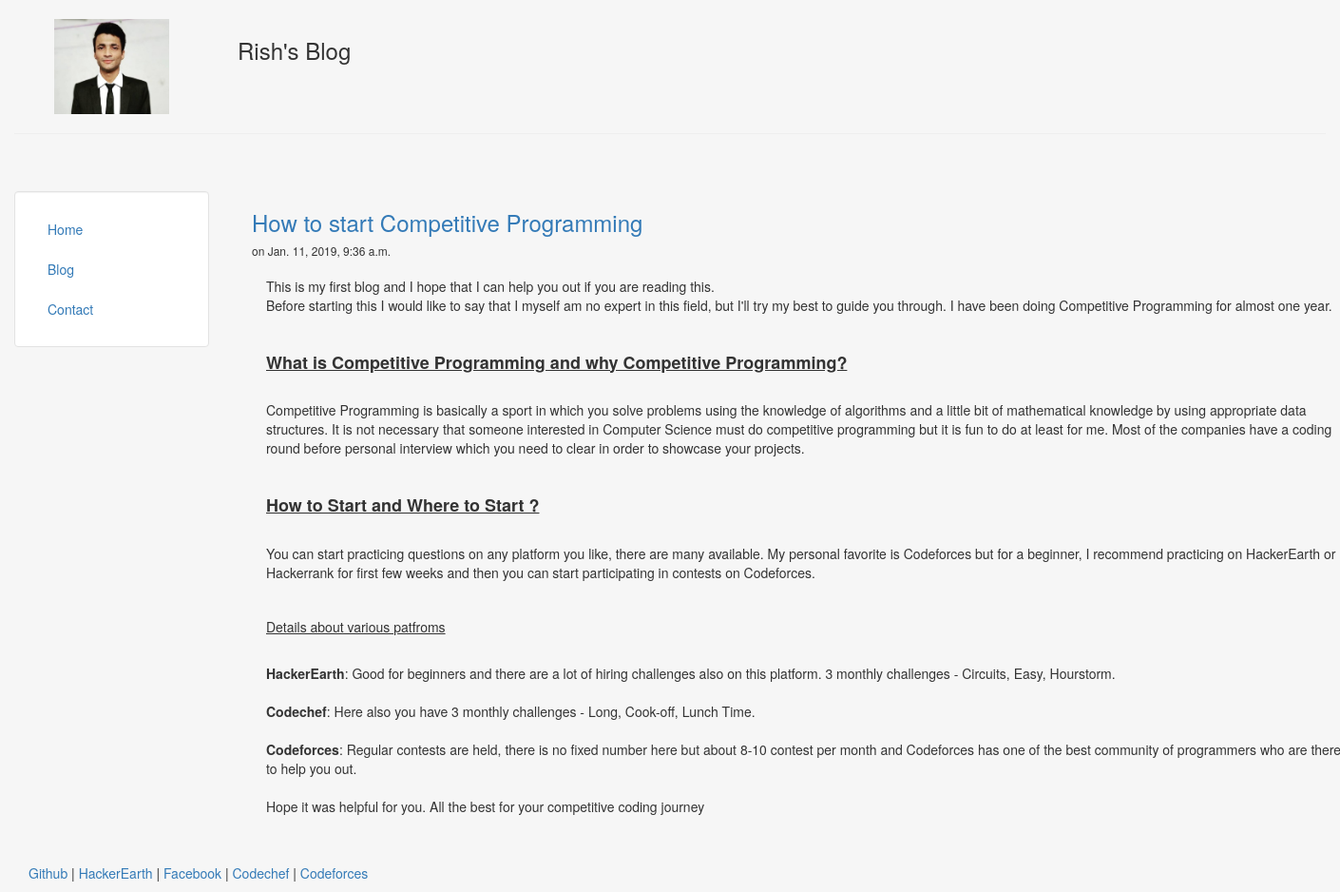
The page /blog/1 on the database its author committed.
### blog/models.py (models this page shows, shortened)
class Post(models.Model):
	title = models.CharField(max_length=140)
	body = models.TextField()
	date = models.DateTimeField()

### blog/templates/blog/post.html
{% extends "personal/header.html" %}
{% block content %}
<h3><a href="/blog/{{post.id}}">{{ post.title }}</a></h3>
<h6> on {{ post.date }}</h6>
<div class = "container">
	{{ post.body|safe|linebreaks}}
</div>
<br><br>
{% endblock %}

### personal/templates/personal/header.html (shortened to what this page needs)
<!DOCTYPE html>
<html lang="en">
<head>
	{% load staticfiles %}
	<link rel="stylesheet" href="{% static 'personal/css/bootstrap.min.css' %}" type = "text/css"/>
</head>
<body class="body" style="background-color:#f6f6f6">
	<div class="container-fluid" style="min-height:95%; ">
		<div class="row">
			  <div class="col-sm-2">
				  <br>
				  <center>
					<img src="{% static 'personal/img/profile.jpg' %}" class="responsive-img" style='max-height:100px;' alt="face">
				  </center>
			  </div>
			  <div class="col-sm-10">
				  <br>
				  <h3>Rish's Blog</h3>
				  </div>
		</div><hr>
		<div class="row">
		  <div class="col-sm-2">
		  <br>
		  <br>
			<div class="well bs-sidebar" id="sidebar" style="background-color:#fff">
			  <ul class="nav nav-pills nav-stacked">
				<li><a href='/'>Home</a></li>
				<li><a href='/blog/'>Blog</a></li>
				<li><a href='/contact/'>Contact</a></li>
			  </ul>
			</div>
		  </div>
		  <div class="col-sm-10">
			<div class='container-fluid'>
			<br><br>
			   {% block content %}
			   {% endblock %}
			</div>
		  </div>
		</div>
	</div>
	<footer>
		<div class="container-fluid" style='margin-left:15px'>
			<p><a href="https://github.com/rishabhkumar112" target="blank">Github</a> | <a href="https://www.hackerearth.com/@rishabh0305" target="blank">HackerEarth</a> | <a href="https://www.facebook.com/rishabhkumar405?ref=bookmarks" target="blank">Facebook</a> | <a href="https://www.codechef.com/users/rishkumar01" target="blank">Codechef</a> | <a href="https://codeforces.com/profile/rishabh0305" target="blank">Codeforces</a></p>
		</div>
	</footer>
</body>
</html>

### rows shown on the page
Post: title "How to start Competitive Programming", date "Jan. 11, 2019, 9:36 a.m.", body "This is my first blog and I hope that I can help you out if you are reading this. Before starting this I would like to say that I myself am no expert in this field, but I'll try my best to guide you through. I have been doing Competitive Programming for almost one year. What is Competitive Programming and why Competitive Programming? Competitive Programming is basically a sport in which you solve problems using the knowledge of algorithms and a little bit of mathematical knowledge by using appropriate data structures. It is not necessary that someone interested in Computer Science must do competitive programming but it is fun to do at least for me. Most of the companies have a coding round…"
